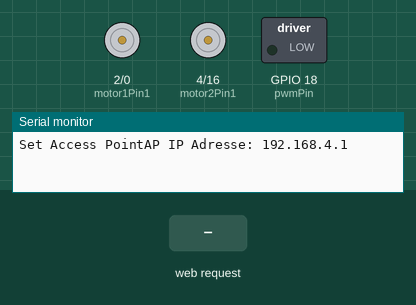
The sketch below on a simulated ESP32. Shown: motor-driver pin pairs drawn as motors (green arrow = first pin HIGH = forward, orange = second pin HIGH = backward, longer = more drive), switched loads named in the sketch (green lamp = pin HIGH), the last lines printed to the serial monitor. Inputs (shaded band) come from the test bench.

Above: at 1.2 s.
1.3 s: HTTP request GET /forward received
At 2.2 s:
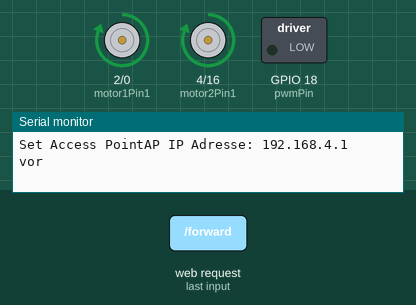
2.8 s: HTTP request GET /left received
At 3.3 s:
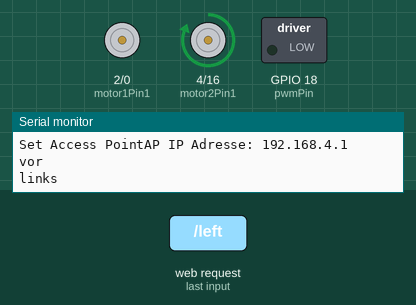
4.3 s: HTTP request GET /right received
At 5.5 s:
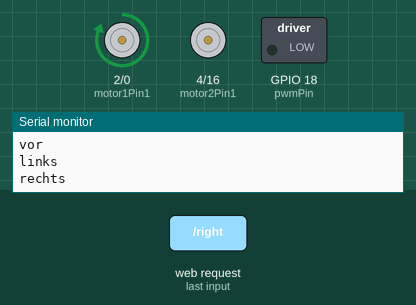
5.8 s: HTTP request GET /reverse received
At 6.8 s:
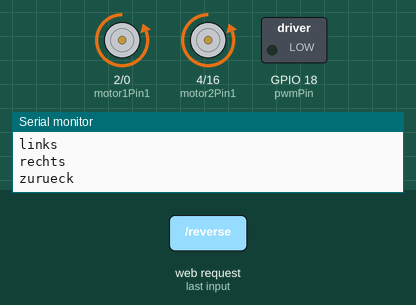
7.3 s: HTTP request GET /forward?value=1 received
At 8.0 s:
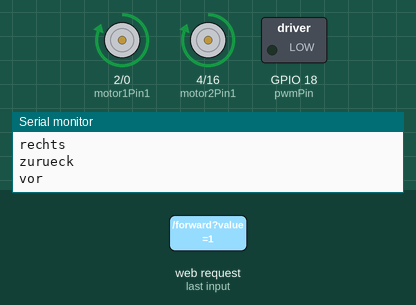
8.8 s: HTTP request GET /left?value=1 received
At 9.1 s:
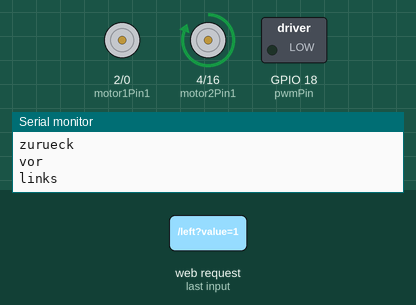
Timing chart, 0 to 11.3 s (numbered marks = the images above; inputs shaded):
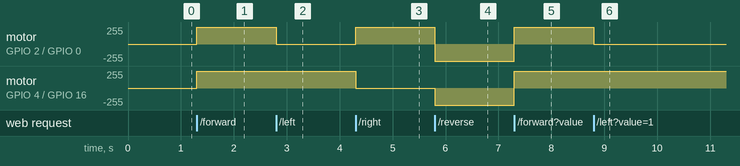

Measured:
- after the input at 1.3 s, motor on GPIO 2 (motor1Pin1) / GPIO 0 (motor1Pin2), motor on GPIO 4 (motor2Pin1) / GPIO 16 (motor2Pin2): stopped → forward 255/255 at once
- after the input at 2.8 s, motor on GPIO 2 (motor1Pin1) / GPIO 0 (motor1Pin2): forward 255/255 → stopped at once
- after the input at 4.3 s, motor on GPIO 2 (motor1Pin1) / GPIO 0 (motor1Pin2): stopped → forward 255/255 at once; motor on GPIO 4 (motor2Pin1) / GPIO 16 (motor2Pin2): forward 255/255 → stopped at once
- after the input at 5.8 s, motor on GPIO 2 (motor1Pin1) / GPIO 0 (motor1Pin2): forward 255/255 → backward 255/255 at once; motor on GPIO 4 (motor2Pin1) / GPIO 16 (motor2Pin2): stopped → backward 255/255 at once
- after the input at 7.3 s, motor on GPIO 2 (motor1Pin1) / GPIO 0 (motor1Pin2), motor on GPIO 4 (motor2Pin1) / GPIO 16 (motor2Pin2): backward 255/255 → forward 255/255 at once
- after the input at 8.8 s, motor on GPIO 2 (motor1Pin1) / GPIO 0 (motor1Pin2): forward 255/255 → stopped at once

The sketch:

RoboCar_AP_DEV4_SC.ino
```cpp
/*************************************************************************************************
                                      PROGRAMMINFO
**************************************************************************************************
  RoboCar
  Funktion: ESP32 WEB Server Richtungssteuerung und Speedcontrol 40%-100%, AP

**************************************************************************************************
  Version: 18.08.2026
**************************************************************************************************
  Board: ESP32 DEV KIT V4 Boardverwalter: ESP32 Dev Module V3.3.11
  https://raw.githubusercontent.com/espressif/arduino-esp32/gh-pages/package_esp32_index.json
  http://arduino.esp8266.com/stable/package_esp8266com_index.json
  https://adafruit.github.io/arduino-board-index/package_adafruit_index.json
**************************************************************************************************
  Libraries:
**************************************************************************************************
  C++ Arduino IDE V1.8.19

**************************************************************************************************
  Einstellungen:
  https://dl.espressif.com/dl/package_esp32_index.json
  http://dan.drown.org/stm32duino/package_STM32duino_index.json
  http://arduino.esp8266.com/stable/package_esp8266com_index.json

          Motor A MotorB
          IN1 IN2 IN3 IN4
  Vorwärts  1   0   1   0
  Rückwärts 0   1   0   1
  rechts    1   0   0   0
  links     0   0   1   0

  const int pwmPin = 18;
  // Motor 1
  int motor1Pin1 = 2; //vor
  int motor1Pin2 = 0; //zurück
  // Motor 2
  int motor2Pin1 = 4; //rechts
  int motor2Pin2 = 16; //links

  L298N Infos:
  https://www.digi-electronics.de/de/blogs/l298n-motor-driver-guide-pinout-wiring-pwm-speed-control-troubleshooting/260.html

**************************************************************************************************/
#include <Arduino.h>
#include <WiFi.h>
#include <WebServer.h>

const char* ssid = "RoboCar";
const char* password = "";

const int pwmPin = 18; // GPIO pin for PWM output
const int pwmChannel = 0;   // Channel speed (0–15)
const int pwmFreq = 5000;   // Frequency in Hz
const int pwmResolution = 8; // Resolution in bits (1–16)
const int res = 8; // 2^8 = 256


int value = 256;
int speed = 128;
WebServer server(80);

// Motor 1
int motor1Pin1 = 2; //vor
int motor1Pin2 = 0; //zurück

// Motor 2
int motor2Pin1 = 4; //rechts
int motor2Pin2 = 16; //links

// PWM Einstellungen
const int freq = 30000;
const int resolution = 8;
int dutyCycle = 0;

String valueString = String(0);

void handleRoot() {
  const char html[] PROGMEM = R"rawliteral(
  <!DOCTYPE HTML><html>
  <head>
    <meta name="viewport" content="width=device-width, initial-scale=1">
    <link rel="icon" href="data:,">
    <style>
      html { font-family: Helvetica; display: inline-block; margin: 0px auto; text-align: center; }
      .button { -webkit-user-select: none; -moz-user-select: none; -ms-user-select: none;
      user-select: none; background-color: #00BFFF; border: none;
      color: white; padding: 12px 28px; text-decoration: none; font-size: 26px; margin: 1px;
      width: 150px; height: 60px; cursor: pointer; }
      .button2 {background-color: #FE2E2E; width: 150px; height: 60px;}
    </style>
    <script>
      function moveForward() { fetch('/forward'); }
      function moveLeft() { fetch('/left'); }
      function stopRobot() { fetch('/stop'); }
      function moveRight() { fetch('/right'); }
      function moveReverse() { fetch('/reverse'); }

      function updateMotorSpeed(pos) {
        document.getElementById('motorSpeed').innerHTML = pos;
        fetch(`/speed?value=${pos}`);
      }
    </script>
  </head>
  <body>
    <h1>RoboCar</h1>
    <p><button class="button" onclick="moveForward()">vor</button></p>
    <div style="clear: both;">
      <p>
        <button class="button" onclick="moveLeft()">links</button>
        <button class="button button2" onclick="stopRobot()">stopp</button>
        <button class="button" onclick="moveRight()">rechts</button>
      </p>
    </div>
    <p><button class="button" onclick="moveReverse()">zurueck</button></p>
    <p>Motor Speed: <span id="motorSpeed">0</span></p>

<style>
  #motorSlider {
    width: 500px;
    height: 30px;
  }
</style>

<input
  type="range"
  min="40"
  max="100"
  step="10"
  id="motorSlider"
  oninput="updateMotorSpeed(this.value)"
  value="0"
/>
     </html>)rawliteral";
  server.send(200, "text/html", html);
}

void handleForward() {
  Serial.println("vor");
  digitalWrite(motor1Pin1, HIGH);
  digitalWrite(motor1Pin2, LOW);
  digitalWrite(motor2Pin1, HIGH);
  digitalWrite(motor2Pin2, LOW);
  server.send(200);
}

void handleReverse() {
  Serial.println("zurueck");
  digitalWrite(motor1Pin1, LOW);
  digitalWrite(motor1Pin2, HIGH);
  digitalWrite(motor2Pin1, LOW);
  digitalWrite(motor2Pin2, HIGH);
  server.send(200);
}

void handleLeft() {
  Serial.println("links");
  digitalWrite(motor1Pin1, LOW);
  digitalWrite(motor1Pin2, LOW);
  digitalWrite(motor2Pin1, HIGH);
  digitalWrite(motor2Pin2, LOW);
  server.send(200);
}
void handleRight() {
  Serial.println("rechts");
  digitalWrite(motor1Pin1, HIGH);
  digitalWrite(motor1Pin2, LOW);
  digitalWrite(motor2Pin1, LOW);
  digitalWrite(motor2Pin2, LOW);
  server.send(200);
}

void handleStop() {
  Serial.println("stopp");
  digitalWrite(motor1Pin1, LOW);
  digitalWrite(motor1Pin2, LOW);
  digitalWrite(motor2Pin1, LOW);
  digitalWrite(motor2Pin2, LOW);
  server.send(200);
}

void handleSpeed() {
  if (server.hasArg("value")) {
    valueString = server.arg("value");
    int value = valueString.toInt();
    if (value == 0) {
      ledcWrite(pwmPin, 0);
      digitalWrite(motor1Pin1, LOW);
      digitalWrite(motor1Pin2, LOW);
      digitalWrite(motor2Pin1, LOW);
      digitalWrite(motor2Pin2, LOW);
    } else {

      dutyCycle = (value * 3);
      ledcWrite(pwmPin, dutyCycle);
      Serial.println("Motor speed " + String(value));
      Serial.println("value " + String(value));
    }
  }
  server.send(200);
}

void setup() {
  Serial.begin(115200);
  ledcAttach(pwmPin, pwmFreq, res); // channel is chosen automatically
  // ledcAttachChannel(pwmPin, pwmFreq, res, pwmChannel); // choose channel youself

  // Motor pins
  pinMode(motor1Pin1, OUTPUT);
  pinMode(motor1Pin2, OUTPUT);
  pinMode(motor2Pin1, OUTPUT);
  pinMode(motor2Pin2, OUTPUT);


  // ESP access point
  Serial.print("Set Access Point");
  WiFi.mode(WIFI_AP);
  WiFi.softAP(ssid, password);
  IPAddress IP = WiFi.softAPIP();
  Serial.print("AP IP Adresse: ");
  Serial.println(IP);

  // routes
  server.on("/", handleRoot);
  server.on("/forward", handleForward);
  server.on("/left", handleLeft);
  server.on("/stop", handleStop);
  server.on("/right", handleRight);
  server.on("/reverse", handleReverse);
  server.on("/speed", handleSpeed);

  // Start Server
  server.begin();
}

void loop() {
  server.handleClient();
}
```
